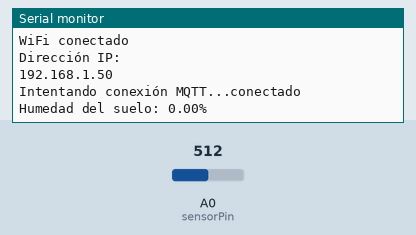
Simulated run of this sketch. Board: ESP8266 (NodeMCU). Parts: the last lines printed to the serial monitor. The test bench sets the inputs (shaded band); at power-on: A0 (sensorPin) = 512. WiFi joins after 1.5 s; servers stay silent unless stated; no MQTT or app messages arrive unless stated.

Above: at 2.7 s.
2.8 s: A0 (sensorPin) set to 306
At 12.5 s:
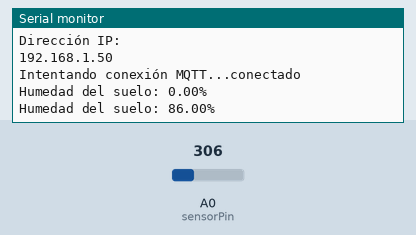
12.8 s: A0 (sensorPin) set to 122
At 22.6 s:
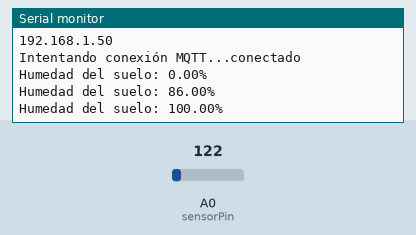

The sketch:

nodemcuYL69MQTTNodeRed.ino
```cpp
#include <ESP8266WiFi.h>
#include <PubSubClient.h>

// Configuración WiFi
const char* ssid = "ASP";
const char* password = "ASP110110";

// Configuración del servidor MQTT
const char* mqtt_server = "192.168.1.17";
const char* mqtt_topic = "humedsuelo/sensoryl69";

// Pines del sensor
const int sensorPin = A0;

// Valores de calibración
const int valorSeco = 442;  // Ajusta este valor según tu calibración
const int valorHumedo = 285; // Ajusta este valor según tu calibración

// Variables globales
WiFiClient espClient;
PubSubClient client(espClient);

// Función para conectarse a la red Wi-Fi
void setup_wifi() {
  delay(10);
  Serial.println();
  Serial.print("Conectando a ");
  Serial.println(ssid);

  WiFi.begin(ssid, password);

  while (WiFi.status() != WL_CONNECTED) {
    delay(500);
    Serial.print(".");
  }

  Serial.println("");
  Serial.println("WiFi conectado");
  Serial.println("Dirección IP: ");
  Serial.println(WiFi.localIP());
}

// Función para reconectarse al servidor MQTT
void reconnect() {
  while (!client.connected()) {
    Serial.print("Intentando conexión MQTT...");
    if (client.connect("ESP8266Client")) {
      Serial.println("conectado");
    } else {
      Serial.print("falló, rc=");
      Serial.print(client.state());
      Serial.println(" Intentando en 5 segundos");
      delay(5000);
    }
  }
}

void setup() {
  Serial.begin(115200);
  setup_wifi();
  client.setServer(mqtt_server, 1883);
}

void loop() {
  if (!client.connected()) {
    reconnect();
  }
  client.loop();

  // Leer el valor del sensor
  int sensorValue = analogRead(sensorPin);
  // Convertir el valor a porcentaje de humedad
  float humedad = map(sensorValue, valorSeco, valorHumedo, 0, 100);

  // Limitar el valor de humedad al rango 0-100
  humedad = constrain(humedad, 0, 100);

  // Imprimir el valor serialmente
  Serial.print("Humedad del suelo: ");
  Serial.print(humedad);
  Serial.println("%");

  char humiditynow [15];
  dtostrf(humedad, 7, 3, humiditynow); //// convert float to char
  client.publish(mqtt_topic, humiditynow); /// send char

  // Esperar 10 segundos antes de la próxima lectura
  delay(10000);
}
```

Measured:
- after the input at 2.8 s, the serial monitor: prints a new line after 8.8 s (image 1)
- after the input at 12.8 s, the serial monitor: prints a new line after 8.8 s (image 2)
